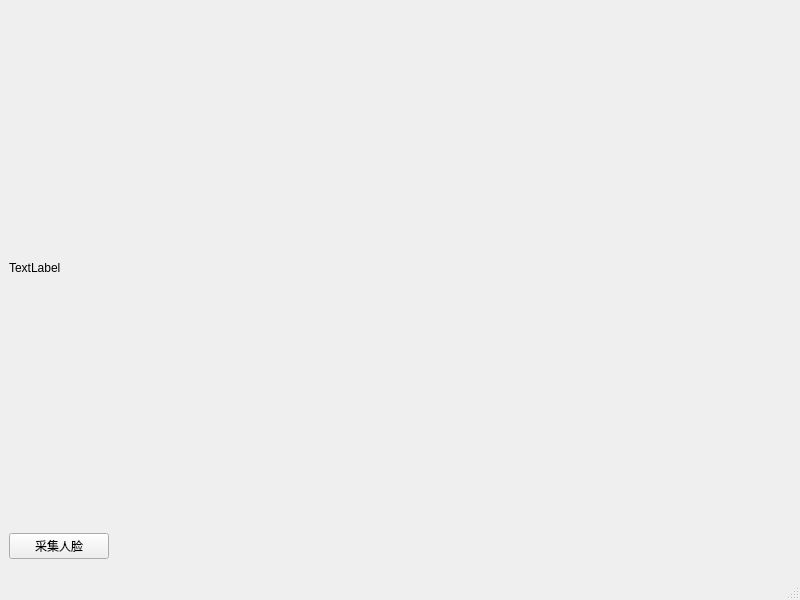
<?xml version="1.0" encoding="UTF-8"?>
<ui version="4.0">
 <class>MainWindow</class>
 <widget class="QMainWindow" name="MainWindow">
  <property name="geometry">
   <rect>
    <x>0</x>
    <y>0</y>
    <width>800</width>
    <height>600</height>
   </rect>
  </property>
  <property name="windowTitle">
   <string>MainWindow</string>
  </property>
  <widget class="QWidget" name="centralwidget">
   <layout class="QVBoxLayout" name="verticalLayout">
    <item>
     <widget class="QLabel" name="imageLabel">
      <property name="maximumSize">
       <size>
        <width>400</width>
        <height>500</height>
       </size>
      </property>
      <property name="text">
       <string>TextLabel</string>
      </property>
     </widget>
    </item>
    <item>
     <widget class="QPushButton" name="pushButton">
      <property name="maximumSize">
       <size>
        <width>100</width>
        <height>16777215</height>
       </size>
      </property>
      <property name="text">
       <string>采集人脸</string>
      </property>
     </widget>
    </item>
   </layout>
  </widget>
  <widget class="QMenuBar" name="menubar">
   <property name="geometry">
    <rect>
     <x>0</x>
     <y>0</y>
     <width>800</width>
     <height>21</height>
    </rect>
   </property>
  </widget>
  <widget class="QStatusBar" name="statusbar"/>
 </widget>
 <resources/>
 <connections/>
</ui>
